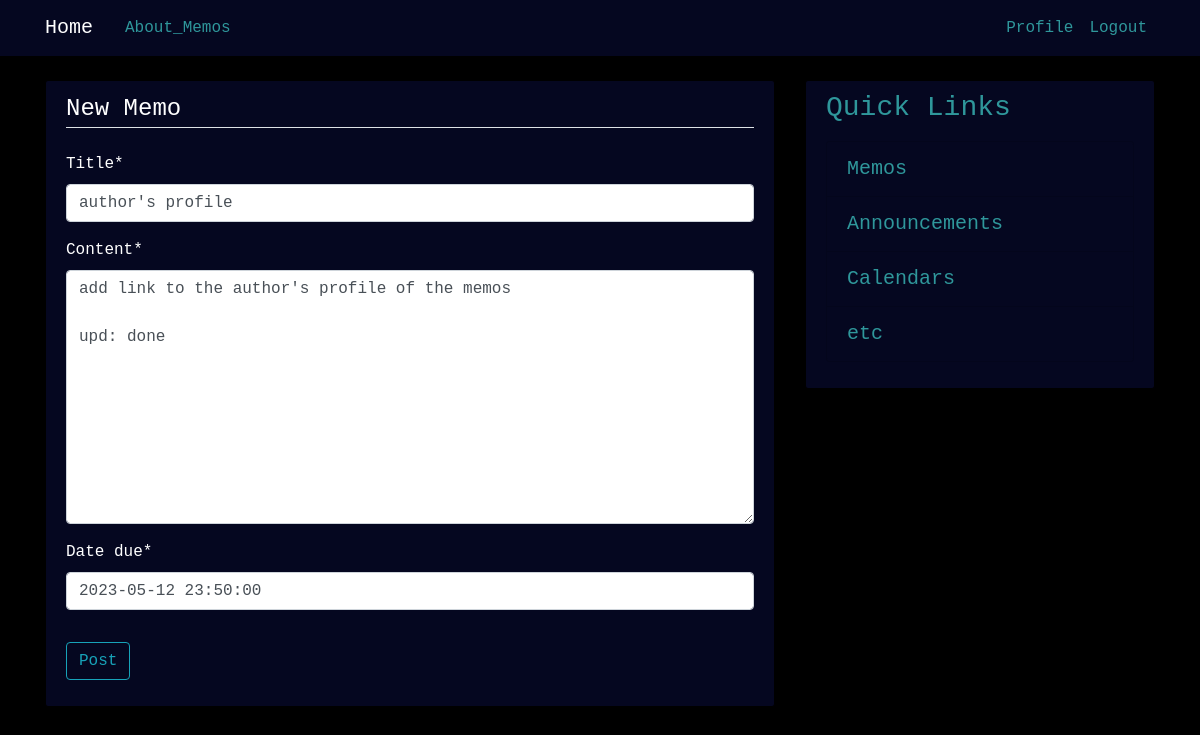
The app's page /memo/post/15/update/ (signed in) with its own data.
### memo/models.py (models this page shows, shortened)
class Post(models.Model):
    title = models.CharField(max_length=100)
    content = models.TextField()
    date_posted = models.DateTimeField(default=timezone.now)
    date_due = models.DateTimeField()
    author = models.ForeignKey(User, on_delete=models.CASCADE)

### memo/views.py (the view, shortened to what this page needs)
# urls.py: path('post/<int:pk>/update/', PostUpdateView.as_view(), name='post-update'),
class PostUpdateView(LoginRequiredMixin, UserPassesTestMixin, UpdateView):
    model = Post
    fields = ['title', 'content', 'date_due']
    def test_func(self):
        post = self.get_object()
        if self.request.user == post.author or self.request.user.is_superuser:
            return True
        return False

### memo/templates/memo/post_form.html (shortened to what this page needs)
{% extends "memo/base.html" %}
{% load crispy_forms_tags %}
{% block content %}
    <div class="content-section">
        <form method="POST">
            <fieldset class="form-group">
                <legend class="border-bottom mb-4">New Memo</legend>
                {{ form|crispy }}
            </fieldset>
            <div class="form-group">
                <button class="btn btn-outline-info" type="submit">Post</button>
            </div>
        </form>
    </div>
{% endblock content %}

### static/homepage/main.css (style rules this page uses)
body { background: #000000; color: #ffffff; margin-top: 5rem; font-family: 'Courier New', Courier, monospace; }
.content-section { background: #050720; padding: 10px 20px; border: 1px solid #000000; border-radius: 3px; margin-bottom: 20px; }

### records on screen
Post: title "author's profile", content "add link to the author's profile of the memos upd: done", date_due "2023-05-12 23:50:00"
